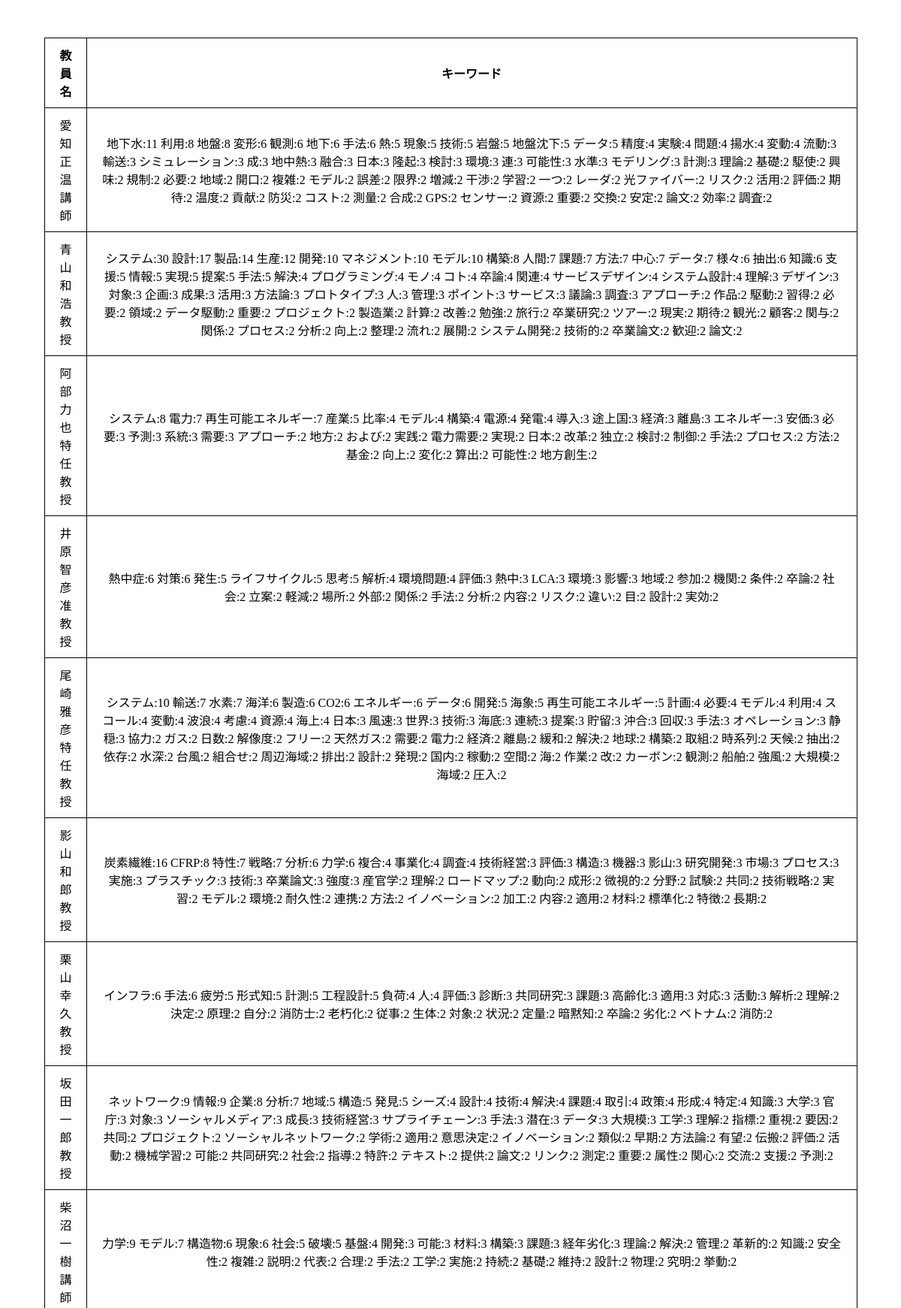
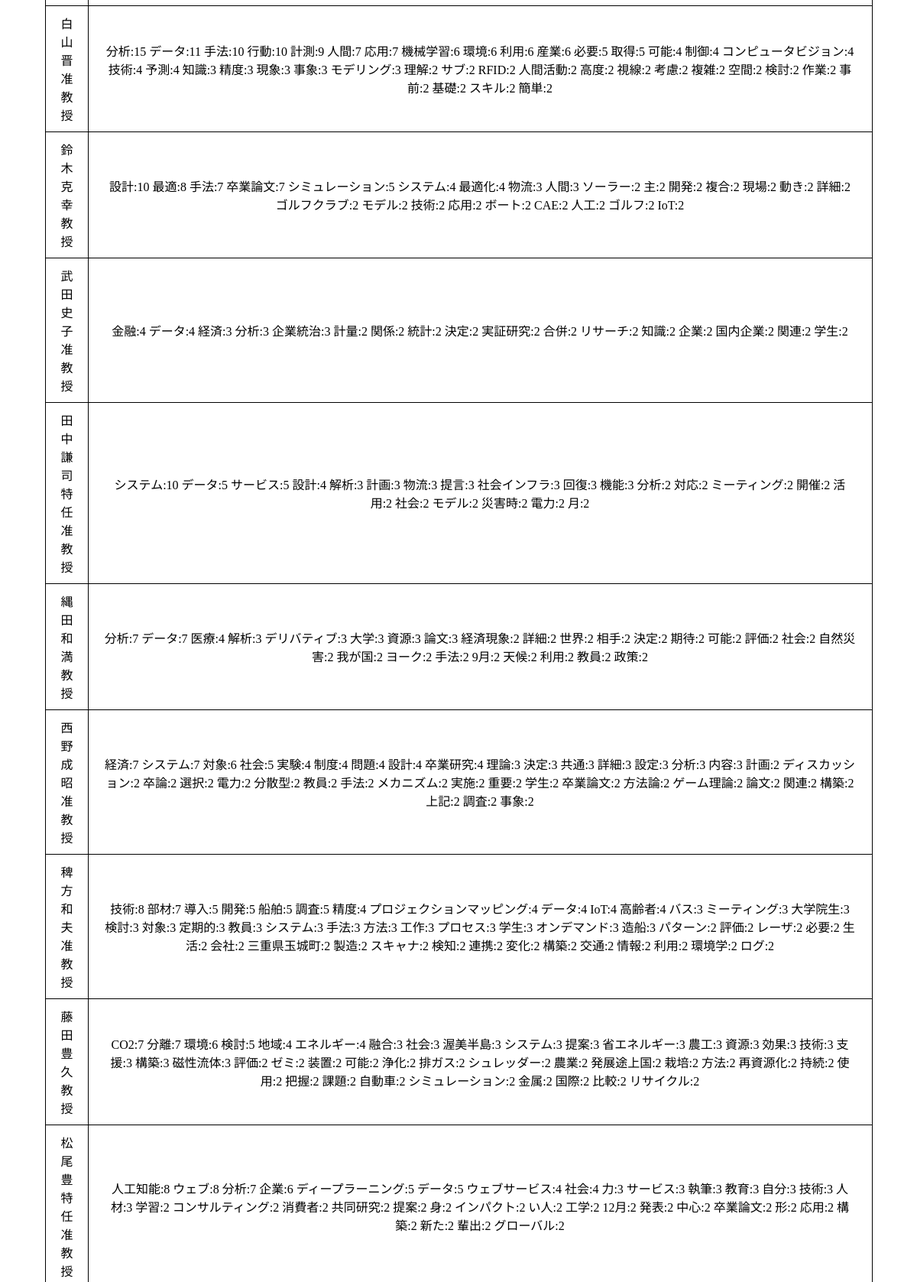
The app's page /db (upper part) with its own data (2 pictures, top to bottom).
### tables this page shows
CREATE TABLE teachers(
  id integer primary key autoincrement,
  name text,
  keywords text
);

### main.py (the view)
@app.route("/db")
def db_show():
    cur = g.db.execute('select name, keywords from teachers')
    table = [dict(name=row[0],keywords=row[1]) for row in cur.fetchall()]
    return render_template('db.html', teachers_table = table)

### main.py (called while the page is built)
def connect_db():
    return sqlite3.connect(app.config['DATABASE'])

@app.before_request
def before_request():
    g.db = connect_db() # g：とりあえず全てを格納する変数．データベースのコネクションやログインしてるユーザ情報など．

@app.teardown_request
def teardown_request(exception):
    db = getattr(g, "db", None)
    if db is not None:
        db.close()

### templates/db.html (shortened to what this page needs)
<!DOCTYPE html>
<html lang="ja">
<head>
    <link rel="stylesheet" href="{{ url_for('static', filename='db.css') }}">
</head>
<body>
    <br>
    <table>
        <tr>
            <th width="15">教員名</th>
            <th id = "keywords" width="985">キーワード</th>
    　   </tr>
        {% for row in teachers_table %}
        <tr>
            <td>{{ row.name }}</td>
            <td>{{ row.keywords }}</td>
        <tr>
        {% endfor %}
    </table>
    <br>
    <br>
    <br>
    <br>
    <br>
</body>
</html>

### static/db.css (style rules this page uses)
body { text-align: center; background-position: center center; }
table { border-collapse:collapse; width:1000px; table-layout: fixed; margin:0 auto; text-align: center justify; }
table, th, td { border: 1px solid black; padding: 10px 20px; }

### records on screen
teachers: name "愛知 正温 講師", keywords "地下水:11 利用:8 地盤:8 変形:6 観測:6 地下:6 手法:6 熱:5 現象:5 技術:5 岩盤:5 地盤沈下:5 データ:5 精度:4 実験:4 問題:4 揚水:4 変動:4 流動:3 輸送:3 シミュレーション:3 成:3 地中熱:3 融合:3 日本:3 隆起:3 検討:3 環境:3 連:3 可能性:3 水準:3 モデリング:3 計測:3 理論:2 基礎:2 駆使:2 興味:2 規制:2 必要:2 地域:2 開口:2 複雑:2 モデル:2 誤差:2 限界:2 増減:2 干渉:2 学習:2 一つ:2 レーダ:2 光ファイバー:2 リスク:2 活用:2 評価:2 期待:2 温度:2 貢献:2 防災:2 コスト:2 測量:2 合成:2 GPS:2 センサー:2 資源:2 重要:2 交換:2 安定:2 論文:2 効率:2 調査:2"
teachers: name "青山 和浩 教授", keywords "システム:30 設計:17 製品:14 生産:12 開発:10 マネジメント:10 モデル:10 構築:8 人間:7 課題:7 方法:7 中心:7 データ:7 様々:6 抽出:6 知識:6 支援:5 情報:5 実現:5 提案:5 手法:5 解決:4 プログラミング:4 モノ:4 コト:4 卒論:4 関連:4 サービスデザイン:4 システム設計:4 理解:3 デザイン:3 対象:3 企画:3 成果:3 活用:3 方法論:3 プロトタイプ:3 人:3 管理:3 ポイント:3 サービス:3 議論:3 調査:3 アプローチ:2 作品:2 駆動:2 習得:2 必要:2 領域:2 データ駆動:2 重要:2 プロジェクト:2 製造業:2 計算:2 改善:2 勉強:2 旅行:2 卒業研究:2 ツアー:2 現実:2 期待:2 観光:2 顧客:2 関与:2 関係:2 プロセス:2 分析:2 向上:2 整理:2 流れ:2 展開:2 システム開発:2 技術的:2 卒業論文:2 歓迎:2 論文:2"
teachers: name "阿部 力也 特任教授", keywords "システム:8 電力:7 再生可能エネルギー:7 産業:5 比率:4 モデル:4 構築:4 電源:4 発電:4 導入:3 途上国:3 経済:3 離島:3 エネルギー:3 安価:3 必要:3 予測:3 系統:3 需要:3 アプローチ:2 地方:2 および:2 実践:2 電力需要:2 実現:2 日本:2 改革:2 独立:2 検討:2 制御:2 手法:2 プロセス:2 方法:2 基金:2 向上:2 変化:2 算出:2 可能性:2 地方創生:2"
teachers: name "井原 智彦 准教授", keywords "熱中症:6 対策:6 発生:5 ライフサイクル:5 思考:5 解析:4 環境問題:4 評価:3 熱中:3 LCA:3 環境:3 影響:3 地域:2 参加:2 機関:2 条件:2 卒論:2 社会:2 立案:2 軽減:2 場所:2 外部:2 関係:2 手法:2 分析:2 内容:2 リスク:2 違い:2 目:2 設計:2 実効:2"
teachers: name "尾崎 雅彦 特任教授", keywords "システム:10 輸送:7 水素:7 海洋:6 製造:6 CO2:6 エネルギー:6 データ:6 開発:5 海象:5 再生可能エネルギー:5 計画:4 必要:4 モデル:4 利用:4 スコール:4 変動:4 波浪:4 考慮:4 資源:4 海上:4 日本:3 風速:3 世界:3 技術:3 海底:3 連続:3 提案:3 貯留:3 沖合:3 回収:3 手法:3 オペレーション:3 静穏:3 協力:2 ガス:2 日数:2 解像度:2 フリー:2 天然ガス:2 需要:2 電力:2 経済:2 離島:2 緩和:2 解決:2 地球:2 構築:2 取組:2 時系列:2 天候:2 抽出:2 依存:2 水深:2 台風:2 組合せ:2 周辺海域:2 排出:2 設計:2 発現:2 国内:2 稼動:2 空間:2 海:2 作業:2 改:2 カーボン:2 観測:2 船舶:2 強風:2 大規模:2 海域:2 圧入:2"
teachers: name "影山 和郎 教授", keywords "炭素繊維:16 CFRP:8 特性:7 戦略:7 分析:6 力学:6 複合:4 事業化:4 調査:4 技術経営:3 評価:3 構造:3 機器:3 影山:3 研究開発:3 市場:3 プロセス:3 実施:3 プラスチック:3 技術:3 卒業論文:3 強度:3 産官学:2 理解:2 ロードマップ:2 動向:2 成形:2 微視的:2 分野:2 試験:2 共同:2 技術戦略:2 実習:2 モデル:2 環境:2 耐久性:2 連携:2 方法:2 イノベーション:2 加工:2 内容:2 適用:2 材料:2 標準化:2 特徴:2 長期:2"
teachers: name "栗山 幸久 教授", keywords "インフラ:6 手法:6 疲労:5 形式知:5 計測:5 工程設計:5 負荷:4 人:4 評価:3 診断:3 共同研究:3 課題:3 高齢化:3 適用:3 対応:3 活動:3 解析:2 理解:2 決定:2 原理:2 自分:2 消防士:2 老朽化:2 従事:2 生体:2 対象:2 状況:2 定量:2 暗黙知:2 卒論:2 劣化:2 ベトナム:2 消防:2"
teachers: name "坂田 一郎 教授", keywords "ネットワーク:9 情報:9 企業:8 分析:7 地域:5 構造:5 発見:5 シーズ:4 設計:4 技術:4 解決:4 課題:4 取引:4 政策:4 形成:4 特定:4 知識:3 大学:3 官庁:3 対象:3 ソーシャルメディア:3 成長:3 技術経営:3 サプライチェーン:3 手法:3 潜在:3 データ:3 大規模:3 工学:3 理解:2 指標:2 重視:2 要因:2 共同:2 プロジェクト:2 ソーシャルネットワーク:2 学術:2 適用:2 意思決定:2 イノベーション:2 類似:2 早期:2 方法論:2 有望:2 伝搬:2 評価:2 活動:2 機械学習:2 可能:2 共同研究:2 社会:2 指導:2 特許:2 テキスト:2 提供:2 論文:2 リンク:2 測定:2 重要:2 属性:2 関心:2 交流:2 支援:2 予測:2"
teachers: name "柴沼 一樹 講師", keywords "力学:9 モデル:7 構造物:6 現象:6 社会:5 破壊:5 基盤:4 開発:3 可能:3 材料:3 構築:3 課題:3 経年劣化:3 理論:2 解決:2 管理:2 革新的:2 知識:2 安全性:2 複雑:2 説明:2 代表:2 合理:2 手法:2 工学:2 実施:2 持続:2 基礎:2 維持:2 設計:2 物理:2 究明:2 挙動:2"
teachers: name "白山 晋 准教授", keywords "分析:15 データ:11 手法:10 行動:10 計測:9 人間:7 応用:7 機械学習:6 環境:6 利用:6 産業:6 必要:5 取得:5 可能:4 制御:4 コンピュータビジョン:4 技術:4 予測:4 知識:3 精度:3 現象:3 事象:3 モデリング:3 理解:2 サブ:2 RFID:2 人間活動:2 高度:2 視線:2 考慮:2 複雑:2 空間:2 検討:2 作業:2 事前:2 基礎:2 スキル:2 簡単:2"
teachers: name "鈴木 克幸 教授", keywords "設計:10 最適:8 手法:7 卒業論文:7 シミュレーション:5 システム:4 最適化:4 物流:3 人間:3 ソーラー:2 主:2 開発:2 複合:2 現場:2 動き:2 詳細:2 ゴルフクラブ:2 モデル:2 技術:2 応用:2 ボート:2 CAE:2 人工:2 ゴルフ:2 IoT:2"
teachers: name "武田 史子 准教授", keywords "金融:4 データ:4 経済:3 分析:3 企業統治:3 計量:2 関係:2 統計:2 決定:2 実証研究:2 合併:2 リサーチ:2 知識:2 企業:2 国内企業:2 関連:2 学生:2"
teachers: name "田中 謙司 特任准教授", keywords "システム:10 データ:5 サービス:5 設計:4 解析:3 計画:3 物流:3 提言:3 社会インフラ:3 回復:3 機能:3 分析:2 対応:2 ミーティング:2 開催:2 活用:2 社会:2 モデル:2 災害時:2 電力:2 月:2"
teachers: name "縄田 和満 教授", keywords "分析:7 データ:7 医療:4 解析:3 デリバティブ:3 大学:3 資源:3 論文:3 経済現象:2 詳細:2 世界:2 相手:2 決定:2 期待:2 可能:2 評価:2 社会:2 自然災害:2 我が国:2 ヨーク:2 手法:2 9月:2 天候:2 利用:2 教員:2 政策:2"
teachers: name "西野 成昭 准教授", keywords "経済:7 システム:7 対象:6 社会:5 実験:4 制度:4 問題:4 設計:4 卒業研究:4 理論:3 決定:3 共通:3 詳細:3 設定:3 分析:3 内容:3 計画:2 ディスカッション:2 卒論:2 選択:2 電力:2 分散型:2 教員:2 手法:2 メカニズム:2 実施:2 重要:2 学生:2 卒業論文:2 方法論:2 ゲーム理論:2 論文:2 関連:2 構築:2 上記:2 調査:2 事象:2"
teachers: name "稗方 和夫 准教授", keywords "技術:8 部材:7 導入:5 開発:5 船舶:5 調査:5 精度:4 プロジェクションマッピング:4 データ:4 IoT:4 高齢者:4 バス:3 ミーティング:3 大学院生:3 検討:3 対象:3 定期的:3 教員:3 システム:3 手法:3 方法:3 工作:3 プロセス:3 学生:3 オンデマンド:3 造船:3 パターン:2 評価:2 レーザ:2 必要:2 生活:2 会社:2 三重県玉城町:2 製造:2 スキャナ:2 検知:2 連携:2 変化:2 構築:2 交通:2 情報:2 利用:2 環境学:2 ログ:2"
teachers: name "藤田 豊久 教授", keywords "CO2:7 分離:7 環境:6 検討:5 地域:4 エネルギー:4 融合:3 社会:3 渥美半島:3 システム:3 提案:3 省エネルギー:3 農工:3 資源:3 効果:3 技術:3 支援:3 構築:3 磁性流体:3 評価:2 ゼミ:2 装置:2 可能:2 浄化:2 排ガス:2 シュレッダー:2 農業:2 発展途上国:2 栽培:2 方法:2 再資源化:2 持続:2 使用:2 把握:2 課題:2 自動車:2 シミュレーション:2 金属:2 国際:2 比較:2 リサイクル:2"
teachers: name "松尾 豊 特任准教授", keywords "人工知能:8 ウェブ:8 分析:7 企業:6 ディープラーニング:5 データ:5 ウェブサービス:4 社会:4 力:3 サービス:3 執筆:3 教育:3 自分:3 技術:3 人材:3 学習:2 コンサルティング:2 消費者:2 共同研究:2 提案:2 身:2 インパクト:2 い人:2 工学:2 12月:2 発表:2 中心:2 卒業論文:2 形:2 応用:2 構築:2 新た:2 輩出:2 グローバル:2"
